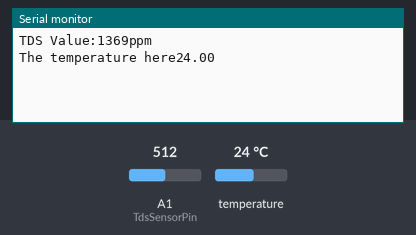
The sketch below on a simulated Arduino Uno, built with avr-gcc and run on an emulated ATmega328P. On the bench: the last lines printed to the serial monitor. The inputs (shaded band) are chosen by the test bench; at power-on: temperature 24 °C, A1 (TdsSensorPin) = 512.

Above: at 1.2 s.
1.3 s: temperature set to 12 °C
At 2.3 s:
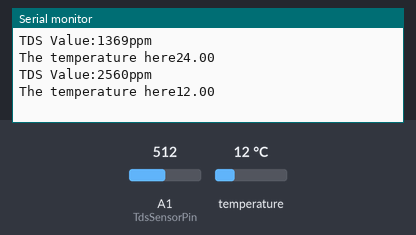
2.8 s: A1 (TdsSensorPin) set to 716
At 3.9 s:
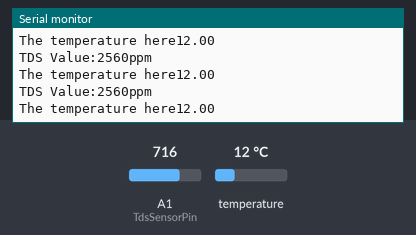
4.3 s: temperature set to 19 °C
At 5.3 s:
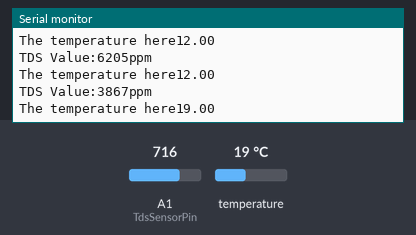
5.8 s: A1 (TdsSensorPin) set to 810
At 6.4 s:
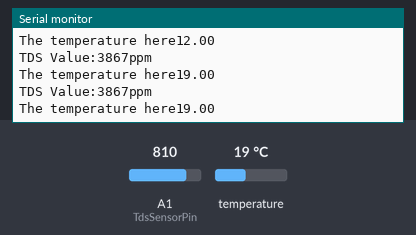
Timing chart, 0 to 8.3 s (numbered marks = the images above; inputs shaded):
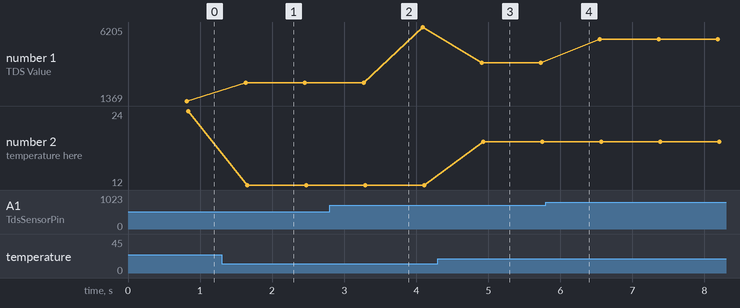

The sketch:

main.ino
```cpp
#include "DetectionVoltage.h"       //该头文件属于检测电压模块
#include "WaterQuality.h"           //该头文件属于测量水质模块
//#include "WaterTempberce.h"         //该头文件属于测量水温模块
#include "ShiMotor.h"               //该头文件属于启动马达模块
#include "ShipServo.h"              //该头文件属于控制舵机模块

void setup()
{
  Serial.begin(9600);
  pinMode (TdsSensorPin , INPUT);     //水质传感器引脚为A1 获取
  pinMode (DS18S20_Pin , INPUT);      //水温传感器引脚为数字引脚2  输入
 // pinMode (MotorPin , OUTPUT);          //马达接口为数字引脚10 输出

 //   setServoAngle (60);      //初始舵机角度
  //  UpMotor();                        //启动飞船马达
}

void loop()
{

  // int temp = getTemp();                  //获取水温值
  Water_GO();                               //在串口上输出水质值
  //Voltage();                                //在串口上输出锂电池的电压
  //analogWrite (MotorPin,100);               //控制马达脉冲功率
  //Servo_GO();                               //在串口里控制舵机
}
```

DetectionVoltage.h
```cpp
#ifndef DETECTIONVOLTAGE_H__                //防止文件被重复编译
#define DETECTIONVOLTAGE_H__


void Voltage()                                    //在串口里输出锂电池的电压
{
        Serial.print(analogRead(A3)*5*0.00489);  //锂电池电压测量公式
        Serial.println("V");
        delay(1000);
}
#endif
```

ShiMotor.h
```cpp
#ifndef SHIMOTOR_H__
#define SHIMOTOR_H__


#include "Shiphandle.h"    //调用手柄函数

#define MotorPin 10
int Control;                                //控制马达的函数
void UpMotor()                              //设置马达引脚和开关
{
  pinMode (MotorPin , OUTPUT);              //马达引脚为10号引脚
  analogWrite (MotorPin , 240);             //设置为最高功率
  delay (4000);
  analogWrite (MotorPin , 90);              //设置为最低功率
  delay (4000);
  Serial.println("Ship Motor coming soon");//马达即将启动
}
#endif
```

ShipServo.h
```cpp
#ifndef SHIPHANDLE_H__
#define SHIPHANDLE_H__


#define servopin 9                           //定义数字接口9 连接伺服舵机信号线
#include "Shiphandle.h"                      //调用手柄函数里返回的参数

void setServoAngle(int angle);               //该函数设置与记录/输出舵机角度
void servopulse(int myangle);                //该函数将舵机角度转化为脉冲宽度
void Servo_GO();                             //操作舵机函数


int myangle;                                 //定义角度变量0-180
int pulsewidth;                              //定义脉宽变量
int val;                                     //用于舵机判断条件变量

int midServoVal = 60;                        //初始舵机角度
int angleList[7] =                           //储存舵机度数的数组
    {20, 20, 40, 60, 80, 100, 100};          //该数组储存舵机角度

//--------------------------- ---------------//该函数设置与记录/输出舵机角度
void setServoAngle(int angle)
{
    for(int i=0; i<=20; i++)                 //给予舵机足够的时间让它转到指定角度
     {
        servopulse(angle);                   //引用脉冲函数
     }
    Serial.print ("moving servo to");
    Serial.println (angleList[val]);
}
//-------------------------------------------//该函数将舵机角度转化为脉冲宽度
void servopulse(int myangle)                 //定义一个脉冲函数
{
    pulsewidth = (myangle*11)+500;           //将角度转化为500-2480 的脉宽值

    digitalWrite (servopin,HIGH);            //将舵机接口电平至高

    delayMicroseconds (pulsewidth);          //延时脉宽值的微秒数weimiao

    digitalWrite (servopin,LOW);             //将舵机接口电平至低

    delay (20-pulsewidth/1000);
}
//---------------------------------------------该函数执行舵机
int temp = 0;
void Servo_GO()
{
        val = Handle();                       //从手柄函数里读取返回的值，用于操作舵机
     //   Serial.println(val);
        if(val != temp)
        {
            if(val >= 0 && val <= 9)          //设定舵机操作范围
            {
                if(val == 3)
                {
                setServoAngle(midServoVal);   //val等于3，重置舵机度数为60度
                }
                else
                {
                 setServoAngle(angleList[val]); //输出从手柄获取的度数地址
                }
            }
        }
       temp = val;
}
#endif
```

Shiphandle.h
```cpp
#ifndef SHIPHANDLE_H__
#define SHIPHANDLE_H__

#define HandlePin 7         //手柄高低电平输出引脚为7号引脚
#define HandleServo A0      //手柄连接舵机模块获取命令引脚为A0
#define HandleMotor A1      //手柄连接马达模块获取命令引脚为A1
//在这里VRx(x)连的是模拟端口A0，VRy(y)连的是模拟端口A1，SW(z)连接到了数字端口

int Handle()
{
       return map(analogRead(HandleServo), 0, 1000, 1, 5);
}

#endif
```

WaterQuality.h
```cpp
#ifndef WATEQUALITY_H__
#define WATEQUALITY_H__


#include "WaterTempberce.h"                      //调用温度模块和水质模块进行校准
#define  VREF 5.0                                // 模拟参考电压（伏特）的ADC
#define  SCOUNT  30                              // 样点的总和
#define  TdsSensorPin  A1                        //A1设置为TDS的输出引脚

int analogBuffer[SCOUNT];                        // 将模拟值存储在阵列中，从ADC读取
int analogBufferTemp[SCOUNT];
int analogBufferIndex = 0,copyIndex = 0;
float averageVoltage = 0,tdsValue = 0,temperature = 0;

int getMedianNum(int bArray[], int iFilterLen)   //中值滤波算法
{
    int bTab[iFilterLen];
    for (byte i = 0; i<iFilterLen; i++)
       bTab[i] = bArray[i];
    int i, j, bTemp;
    for (j = 0; j < iFilterLen - 1; j++)
    {
      for (i = 0; i < iFilterLen - j - 1; i++)
      {
        if (bTab[i] > bTab[i + 1])
        {
          bTemp = bTab[i];
          bTab[i] = bTab[i + 1];
          bTab[i + 1] = bTemp;
        }
      }
    }
    if ((iFilterLen & 1) > 0)
      bTemp = bTab[(iFilterLen - 1) / 2];
    else
      bTemp = (bTab[iFilterLen / 2] + bTab[iFilterLen / 2 - 1]) / 2;
    return bTemp;
}

void Water_GO()                                                   // 输出TDS
{
  static unsigned long analogSampleTimepoint = millis();
   if(millis()-analogSampleTimepoint > 40U)                       //每40毫秒读取一次ADC的模拟值
   {
     analogSampleTimepoint = millis();
     analogBuffer[analogBufferIndex] = analogRead(TdsSensorPin); //读取模拟值并存入缓冲区
     analogBufferIndex++;
     if(analogBufferIndex == SCOUNT)
         analogBufferIndex = 0;
   }
   static unsigned long printTimepoint = millis();
   temperature = getTemp();                                       //从温度函数里面读取温度值
   if(millis()-printTimepoint > 800U)                             //每八百毫秒读取一次ADC的模拟值
   {
      printTimepoint = millis();
      for(copyIndex=0;copyIndex<SCOUNT;copyIndex++)
       analogBufferTemp[copyIndex]= analogBuffer[copyIndex];
      averageVoltage = getMedianNum(analogBufferTemp,SCOUNT) * (float)VREF / 1024.0; // 通过中值滤波算法读取更稳定的模拟值，并转换为电压值
      float compensationCoefficient=1.0+0.02*(temperature-25.0);                     //温度补偿公式：fFinalResult（25 ^ C）= fFinalResult（current）/（1.0 + 0.02 *（fTP-25.0））;
      float compensationVolatge=averageVoltage/compensationCoefficient;              //温度补偿
      tdsValue=(133.42*compensationVolatge*compensationVolatge*compensationVolatge - 255.86*compensationVolatge*compensationVolatge + 857.39*compensationVolatge)*0.5; //将电压值转换为TDS值
      //Serial.print("voltage:");
      //Serial.print(averageVoltage,2);
      //Serial.print("V   ");
      Serial.print("TDS Value:");
      Serial.print(tdsValue , 0);
      Serial.println("ppm");                        //单位浓度
      Serial.print("The temperature here");
      Serial.println(temperature);
   }
}
#endif
```

WaterTempberce.h
```cpp
#ifndef WATERTEMPBERCE_H__
#define WATERTEMPBERCE_H__

#include <OneWire.h>
#define DS18S20_Pin 2                 //DS18S20的数字输出引脚2
OneWire ds(DS18S20_Pin);             //在数字引脚2上

void WaterTemperature();             //声明子函数
float getTemp();
//=====================================================
void WaterTemperature()
{
  Serial.print("The water temperature here is");
  Serial.println(getTemp());
  delay (1000);
}

float getTemp()                       //将数字信号转换为摄氏度
{
  //

  byte data[12];
  byte addr[8];

  if ( !ds.search(addr))
  {
      //
      ds.reset_search();              //没有发现传感器，重置收索
      return -1000;
     // Serial.println("No access to water temperature");
  }

  if ( OneWire::crc8( addr, 7) != addr[7])
  {
      Serial.println("CRC is not valid!");
      return -1000;
  }

  if ( addr[0] != 0x10 && addr[0] != 0x28)
  {
      Serial.print("Device is not recognized");
      return -1000;
  }

  ds.reset();
  ds.select(addr);
  ds.write(0x44,1);                    // 开始转换，最后寄生效力
  byte present = ds.reset();
  ds.select(addr);
  ds.write(0xBE);                      // Read Scratchpad


  for (int i = 0; i < 9; i++)
  {                                    // 需要9个字节
    data[i] = ds.read();
  }

  ds.reset_search();

  byte MSB = data[1];
  byte LSB = data[0];

  float tempRead = ((MSB << 8) | LSB); //使用二进制补码
  float TemperatureSum = tempRead / 16;

  return TemperatureSum;

}
#endif
```

Measured:
- after the input at 1.3 s, the serial monitor: prints a new line after 0.34 s (image 1)
- after the input at 4.3 s, the serial monitor: prints a new line after 0.61 s (image 3)
- plotted number 1: 1369 → 2560 after the input at 1.3 s, 2560 → 6205 after the input at 2.8 s, 6205 → 3867 after the input at 4.3 s, 3867 → 5399 after the input at 5.8 s
- plotted number 2: 24 → 12 after the input at 1.3 s, 12 → 19 after the input at 4.3 s
